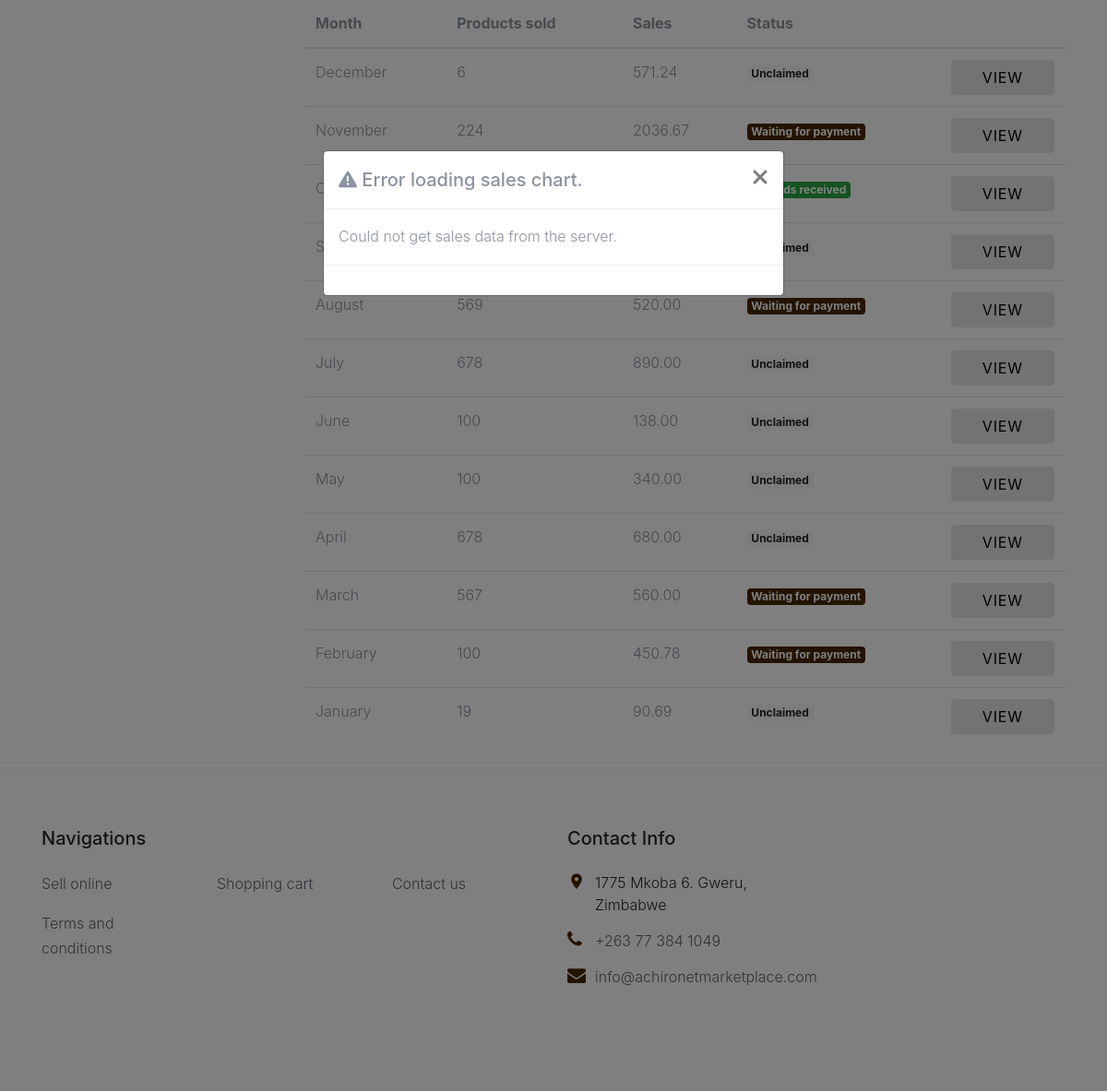
The app's page /sell/revenue/ (signed in, lower part), older data.
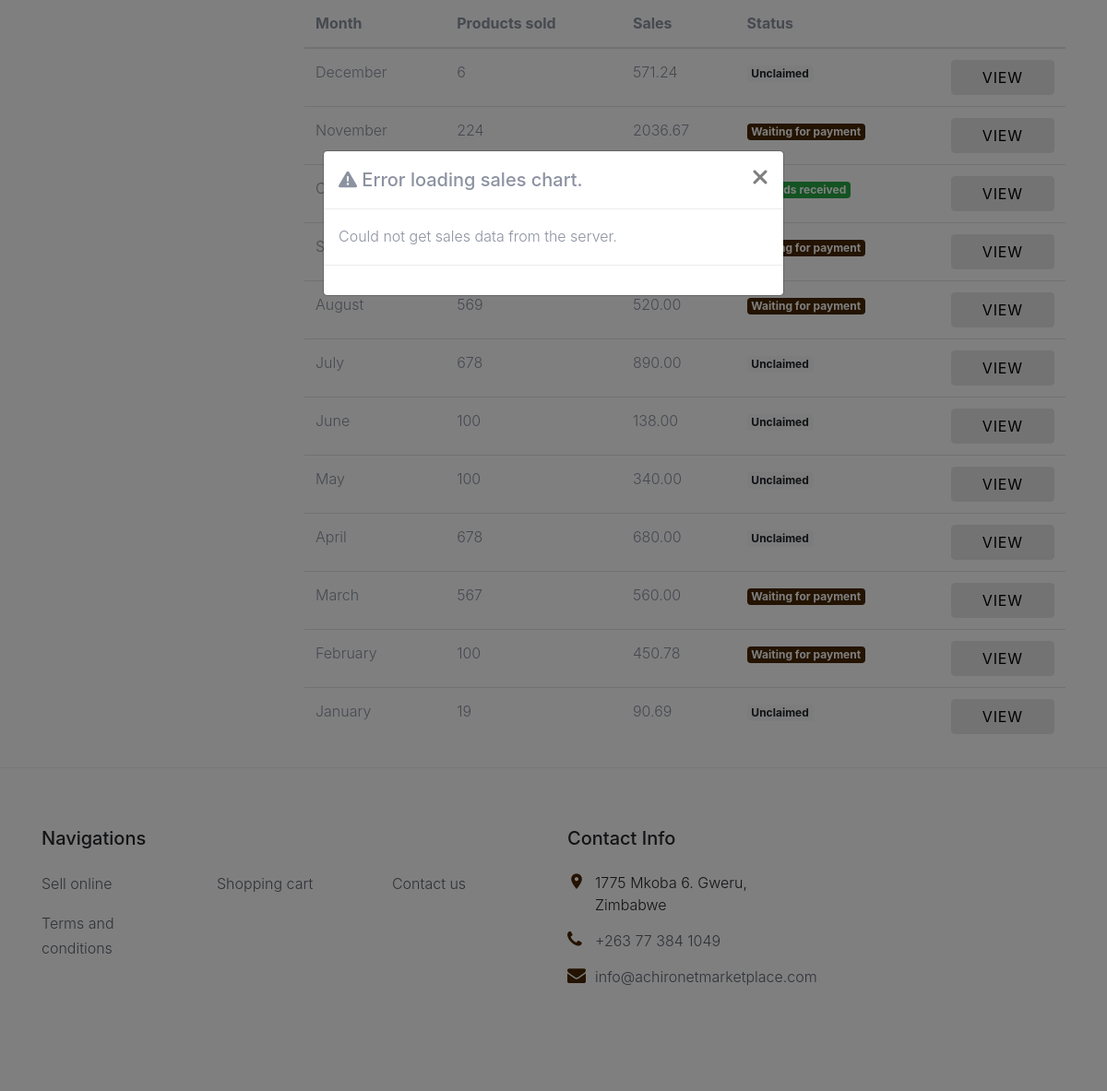
The same page, newer data.
### sell/models.py (models this page shows, shortened)
class Revenue(models.Model):
    month = models.CharField(max_length=45)
    products_sold = models.IntegerField()
    sales = models.DecimalField(max_digits=10, decimal_places=2)
    seller = models.ForeignKey(
        SellerProfile, related_name="sales", on_delete=models.CASCADE)
    created = models.DateTimeField(auto_now_add=True)
    year = models.CharField(max_length=4)
    paid = models.BooleanField(default=False)
    claimed = models.BooleanField(default=False)
    bank_details = models.OneToOneField(
        "BankDetails", null=True, blank=True, on_delete=models.SET_NULL)

### sell/views.py (the view, shortened to what this page needs)
# urls.py: path('revenue/', views.revenue, name='revenue'),
@login_required(login_url="/accounts/login")
def revenue(request):
    context = {}
    sales = request.user.sellerprofile.sales.all().order_by('-created')
    latest = None
    try:
        latest = request.user.sellerprofile.sales.latest('created')
    except Revenue.DoesNotExist:
        today = datetime.now()
        latest = Revenue.objects.create(
            month=MONTHS[today.month],
            products_sold=0,
            sales=0,
            seller=request.user.sellerprofile,
            year=str(today.year)
        )
    latest_revenue_creation_date = latest.created
    today = datetime.now()
    context['sales'] = sales
    context['latest'] = latest
    return render(request, 'sell/revenue.html', context)

### sell/templates/sell/revenue.html (shortened to what this page needs)
{% extends "./base.html" %}
{% load static %}
{% load crispy_forms_tags %}
{% block content %}
<div class="container">
<div class="row py-2">
 <div class="col-md-3">
 </div>
<div class="col-md-9">
<div class="card-box" style="margin-top:10px">
                <div class="table-responsive">
                    <table class="table">
                        <thead>
                            <tr>
                                <th>Month</th>
                                <th>Products sold</th>
                                <th>Sales</th>
                                <th>Status</th>
                                <th>&nbsp;</th>
                            </tr>
                        </thead>
                        <tbody>
                            {% for sale in sales %}
                            <tr>
                                <td>{{sale.month}}</td>
                                <td>{{sale.products_sold}}</td>
                                <td>{{sale.sales}}</td>
                                <td>
                                {% if sale.claimed %}
                                {% if sale.paid %}
                                  <span class="badge badge-success"> Funds received</span>
                                {% else %}
                                  <span class="badge badge-primary">Waiting for payment</span>
                                {% endif %}
                                {% else %}
                                  <span class="badge badge-light">Unclaimed</span>
                                {% endif %}
                                </td>
                                <td><a class="btn btn-secondary btn-block" href="{% url 'sell:revenue_view' sale.pk %}">View</a></td>
                            </tr>
                            {% endfor %}
                        </tbody>
                    </table>
                </div>
            </div>
        </div>
    </div>
</div>
{% endblock %}

Row changes from the older to the newer data that the page shows:
changed Revenue "September": now shows "Waiting for payment"
